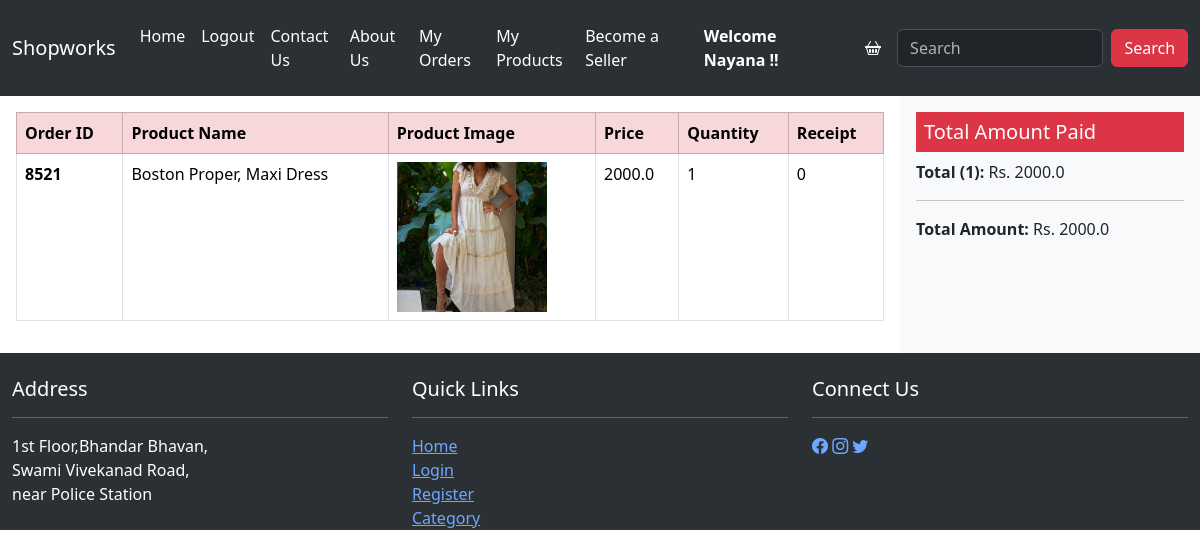
Screenshot of /showorders/ (signed in) with the database file from the repository.
### ecommapp/models.py (models this page shows)
class Order(models.Model):
    userid = models.ForeignKey(User , on_delete = models.CASCADE , null = True , blank = True)
    productid = models.ForeignKey(Product,on_delete = models.CASCADE , null = True , blank = True)
    orderid = models.IntegerField(primary_key = True)
    receipt = models.CharField(max_length = 50 ,default = 0)
    quantity = models.PositiveIntegerField(default = 0)
    status = (("Pending" , "Pending") , ("Out for Delivery","Out for Delivery") , ("Deliverd" , "Deliverd"))

class Product(models.Model):
    userid = models.ForeignKey(User , on_delete = models.CASCADE , null = True , blank = True)
    productid = models.IntegerField(primary_key = True)
    product_name = models.CharField(max_length = 55)
    type = (("Mobile","Mobile"),("Clothes", "Clothes"),("Shoes","Shoes"))
    category = models.CharField(max_length = 50 ,choices = type , default = "")
    description = models.TextField(max_length = 100)
    price = models.FloatField()
    image=models.ImageField(upload_to='product/')
    objects = models.Manager()
    prod = CustomManager()

### ecommapp/views.py (the view)
# urls.py: path("showorders/", views.showorders, name="showorders"),
def showorders(req):
    if req.user.is_authenticated:
        user = req.user
        allorders = Order.objects.filter(userid = user)
        length = len(allorders)
        totalprice = 0
        orderid = 0
        for cart_item in allorders:
                totalprice += cart_item.productid.price * cart_item.quantity
        totalprice_in_paise = int(totalprice * 100)
        context={'username': user , 'allorders' : allorders ,"items" :length ,
                    "total" : totalprice }
        return render(req,'orders.html',context)
    else :
        user = None
        return redirect("/loginuser")

### templates/orders.html (shortened to what this page needs)
{% include 'header.html' %}
<div class="container-fluid">
    <div class="row">
        <div class="col-md-9 p-3">
        <table class="table table-bordered">
            <thead class="table-danger">
              <tr>
                <th scope="col">Order ID</th>
                <th scope="col">Product Name</th>
                <th scope="col">Product Image</th>
                <th scope="col">Price</th>
                <th scope="col">Quantity</th>
                <th scope="col">Receipt</th>
              </tr>
            </thead>
            <tbody>
            {% for x in allorders %}
              <tr>
                <th scope="row">{{x.orderid}}</th>
                <td>{{x.productid.product_name}}</td>
                <td><img src="{{x.productid.image.url}}" width="150" height ="150" alt="{{x.productid.image}}"></td>
                <td>{{x.productid.price}}</td>
                <td>{{x.quantity}}</td>
                <td>{{x.receipt}}</td>
              </tr>
            {% endfor %}
            </tbody>
          </table>
        </div>
        <div class="col-md-3 bg-light p-3">
            <h5 class="bg-danger text-white p-2">Total Amount Paid</h5>
            <p><strong>Total ({{items}}):</strong> Rs. {{total}} </p>
            <hr>
            <p><strong>Total Amount:</strong> Rs. {{total}} </p>
    </div>
</div>
</div>
{% include 'footer.html' %}

### templates/header.html (shortened to what this page needs)
{% load static %}
<!DOCTYPE html>
<html lang="en">
  <head>
    <link
      href="https://cdn.jsdelivr.net/npm/bootstrap@5.3.2/dist/css/bootstrap.min.css"
      rel="stylesheet"
    />
  </head>
  <body>
    <div class="container-fluid">
      <div class="row">
        <nav
          class="navbar  navbar-expand-lg bg-body-tertiary"
          data-bs-theme="dark"
        >
          <div class="container-fluid">
            <a class="navbar-brand" href="{% url 'index' %}">Shopworks</a>
            <div class="collapse navbar-collapse" id="navbarSupportedContent">
              <ul class="navbar-nav me-auto mb-2 mb-lg-0">
                <li class="nav-item">
                  <a
                    class="nav-link active"
                    aria-current="page"
                    href="{% url 'index' %}"
                    >Home</a
                  >
                </li>
                {% if user.is_authenticated %}
                  <li class="nav-item">
                    <a class="nav-link active" href="{% url 'userlogout' %}" aria-current="page">Logout</a>
                  </li>
                {% endif %}
                <li class="nav-item">
                  <a
                    class="nav-link active"
                    aria-current="page"
                    href="{% url 'contactus' %}"
                    >Contact Us</a
                  >
                </li>
                <li class="nav-item">
                  <a
                    class="nav-link active"
                    aria-current="page"
                    href="{% url 'aboutus' %}"
                    >About Us</a
                  >
                </li>
                {% if user.is_authenticated %}
                <li class="nav-item">
                  <a class="nav-link active" href="{% url 'showorders' %}" aria-current="page"> My Orders</a>
                </li>
                <li class="nav-item">
                  <a class="nav-link active" href="{% url 'showproducts' %}" aria-current="page"> My Products</a>
                </li>
                <li class="nav-item">
                  <a class="nav-link active" href="{% url 'registerproduct' %}" aria-current="page"> Become a Seller</a>
                </li>
                {% endif %}
              </ul>
              {% if username %}
              <strong class="text-white p-3">
                Welcome {{username}} !!
              </strong>
              {% else %}
              <strong  class="text-white p-3">Welcome Guest !!</strong>
              {% endif %}
              <a href="{% url 'cart' %}"><i class="bi bi-basket2 text-white p-3"></i></a>
              <form class="d-flex" role="search" method="get" action="{% url 'searchproduct' %}">
                <input
                  class="form-control me-2"
                  type="search"
                  placeholder="Search"
                  aria-label="Search"
                  name ="q" value="{{query}}"
                />
                <button class="btn btn-danger" type="submit">
                  Search
                </button>
              </form>
            </div>
          </div>
        </nav>
      </div>
    </div>
  </body>
</html>

### rows the page displays
Order: orderid "8521", productid.product_name "Boston Proper, Maxi Dress", productid.image (picture), productid.price "2000.0", quantity "1", receipt "0"

### other values shown
{{ username }} "Nayana"
{{ items }} "1"
{{ total }} "2000.0"
